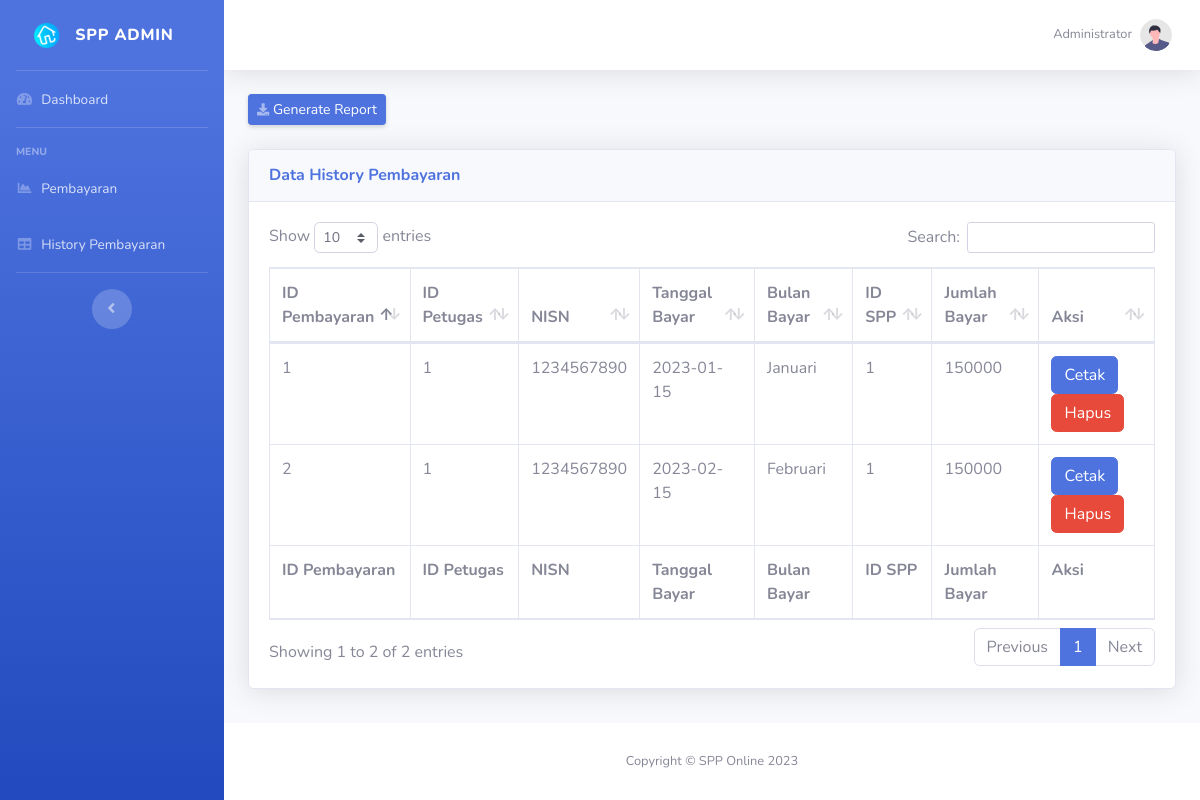
Screenshot of /petugas/history_pembayaran.php (signed in) with the database file from the repository.
### tables this page shows
CREATE TABLE `pembayaran` (
  `id_pembayaran` int NOT NULL,
  `id_petugas` int NOT NULL,
  `nisn` varchar(20) NOT NULL,
  `tgl_bayar` date NOT NULL,
  `bulan_dibayar` varchar(20) NOT NULL,
  `tahun_dibayar` varchar(10) NOT NULL,
  `id_spp` int NOT NULL,
  `jumlah_bayar` int NOT NULL
);

### petugas/history_pembayaran.php (the view, shortened to what this page needs)
<!DOCTYPE html>
<html lang="en">
<head>
    <link href="vendor/fontawesome-free/css/all.min.css" rel="stylesheet" type="text/css">
    <link href="css/sb-admin-2.min.css" rel="stylesheet">
    <link href="vendor/datatables/dataTables.bootstrap4.min.css" rel="stylesheet">
</head>
<body id="page-top">
    <div id="wrapper">
        <ul class="navbar-nav bg-gradient-primary sidebar sidebar-dark accordion" id="accordionSidebar">
            <a class="sidebar-brand d-flex align-items-center justify-content-center" href="index.php">
                <div class="sidebar-brand-icon rotate-n-15">
                    <img src="img/home.png" height="25px" width="25px">
                </div>
                <div class="sidebar-brand-text mx-3">SPP Admin <sup></sup></div>
            </a>
            <hr class="sidebar-divider my-0">
            <li class="nav-item">
                <a class="nav-link" href="index.php">
                    <i class="fas fa-fw fa-tachometer-alt"></i>
                    <span>Dashboard</span></a>
            </li>
            <hr class="sidebar-divider">
            <div class="sidebar-heading">
                Menu
            </div>
            <li class="nav-item">
                <a class="nav-link" href="pembayaran.php">
                    <i class="fas fa-fw fa-chart-area"></i>
                    <span>Pembayaran</span></a>
            </li>
            <li class="nav-item">
                <a class="nav-link" href="history_pembayaran.php">
                    <i class="fas fa-fw fa-table"></i>
                    <span>History Pembayaran</span></a>
            </li>
            <hr class="sidebar-divider d-none d-md-block">
            <div class="text-center d-none d-md-inline">
                <button class="rounded-circle border-0" id="sidebarToggle"></button>
            </div>
        </ul>
        <div id="content-wrapper" class="d-flex flex-column">
            <div id="content">
                <nav class="navbar navbar-expand navbar-light bg-white topbar mb-4 static-top shadow">
                    <ul class="navbar-nav ml-auto">
                        <li class="nav-item dropdown no-arrow">
                            <a class="nav-link dropdown-toggle" href="#" id="userDropdown" role="button"
                                data-toggle="dropdown" aria-haspopup="true" aria-expanded="false">
                                <span class="mr-2 d-none d-lg-inline text-gray-600 small">
                                     <?php echo $_SESSION['nama'];?>
                                </span>
                                <img class="img-profile rounded-circle"
                                    src="img/undraw_profile.svg">
                            </a>
                        </li>
                    </ul>
                </nav>
                <div class="container-fluid">
                    <div class="d-sm-flex align-items-center justify-content-between mb-4">
                        <a href="#" class="d-none d-sm-inline-block btn btn-sm btn-primary shadow-sm"><i
                                class="fas fa-download fa-sm text-white-50"></i> Generate Report</a>
                    </div>
                    <div class="card shadow mb-4">
                        <div class="card-header py-3">
                            <h6 class="m-0 font-weight-bold text-primary">Data History Pembayaran</h6>
                        </div>
                        <div class="card-body">
                            <div class="table-responsive">
                                <table class="table table-bordered" id="dataTable" width="100%" cellspacing="0">
                                    <thead>
                                        <tr>
                                            <th>ID Pembayaran</th>
                                            <th>ID Petugas</th>
                                            <th>NISN</th>
                                            <th>Tanggal Bayar</th>
                                            <th>Bulan Bayar</th>
                                            <th>ID SPP</th>
                                            <th>Jumlah Bayar</th>
                                            <th>Aksi</th>
                                        </tr>
                                    </thead>
                                    <tfoot>
                                        <tr>
                                            <th>ID Pembayaran</th>
                                            <th>ID Petugas</th>
                                            <th>NISN</th>
                                            <th>Tanggal Bayar</th>
                                            <th>Bulan Bayar</th>
                                            <th>ID SPP</th>
                                            <th>Jumlah Bayar</th>
                                            <th>Aksi</th>
                                        </tr>
                                    </tfoot>
                                    <tbody>
                                        <?php
                                            $query = mysqli_query($koneksi,"select *from pembayaran");
                                            while ($data = mysqli_fetch_array($query)){
                                        ?>
                                        <tr>
                                            <td><?php echo $data['id_pembayaran'];?></td>
                                            <td><?php echo $data['id_petugas'];?></td>
                                            <td><?php echo $data['nisn'];?></td>
                                            <td><?php echo $data['tgl_bayar'];?></td>
                                            <td><?php echo $data['bulan_dibayar'];?></td>
                                            <td><?php echo $data['id_spp'];?></td>
                                            <td><?php echo $data['jumlah_bayar'];?></td>
                                            <td>
                                                <a href="edit_pembayaran.php?id_pembayaran=<?php echo $data['id_pembayaran'];?>"><button class="btn btn-primary">Cetak</button></a>
                                                <?php if ($_SESSION['level'] == 'admin') {
                                                ?>
                                                <a href="hapus_pembayaran.php?id_pembayaran=<?php echo $data['id_pembayaran'];?>"><button class="btn btn-danger">Hapus</button></a>
                                                <?php }?>
                                            </td>
                                        </tr>
                                        <?php } ?>
                                    </tbody>
                                </table>
                            </div>
                        </div>
                    </div>
                </div>
            </div>
            <footer class="sticky-footer bg-white">
                <div class="container my-auto">
                    <div class="copyright text-center my-auto">
                       <span>Copyright &copy; SPP Online 2023</span>
                    </div>
                </div>
            </footer>
        </div>
    </div>
</body>
</html>

### rows the page displays
pembayaran: id_pembayaran "1", id_petugas "1", nisn "1234567890", tgl_bayar "2023-01-15", bulan_dibayar "Januari", id_spp "1", jumlah_bayar "150000"
pembayaran: id_pembayaran "2", id_petugas "1", nisn "1234567890", tgl_bayar "2023-02-15", bulan_dibayar "Februari", id_spp "1", jumlah_bayar "150000"

### other values shown
$_SESSION['nama'] "Administrator"
